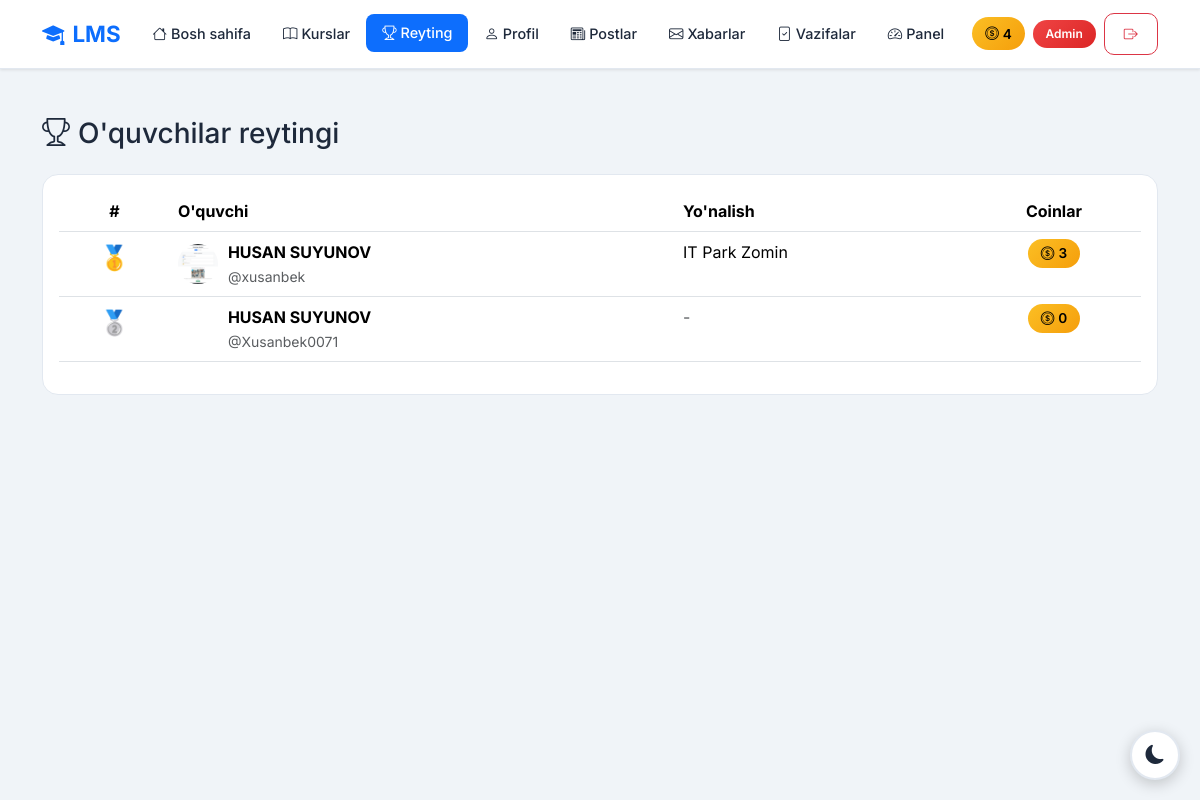
/leaderboard/ (signed in), run on an earlier commit of the app's database.
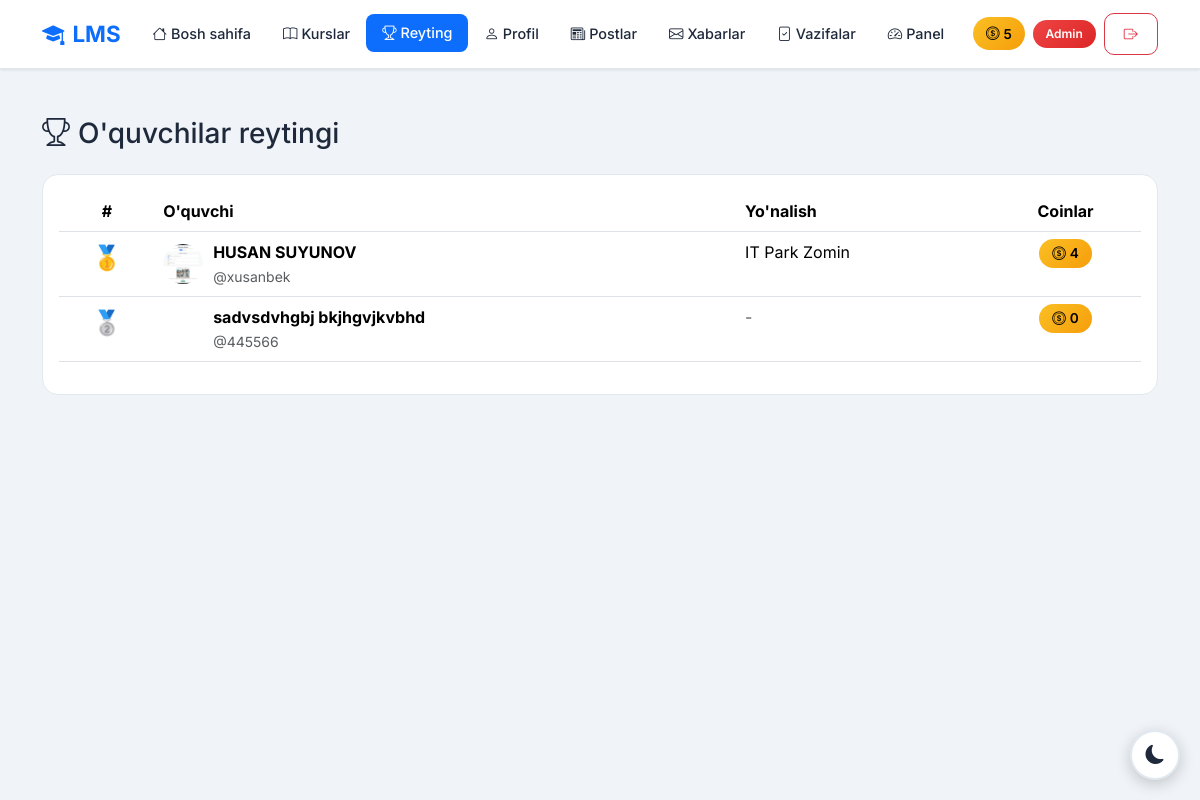
And on a later commit of the database.
### accounts/models.py (models this page shows, shortened)
class CustomUser(AbstractUser):
    ROLE_CHOICES = (
        ('admin', 'Admin'),
        ('teacher', 'O\'qituvchi'),
        ('student', 'O\'quvchi'),
    )
    first_name = models.CharField(max_length=100, verbose_name="Ism")
    last_name = models.CharField(max_length=100, verbose_name="Familiya")
    phone = models.CharField(max_length=20, unique=True, verbose_name="Telefon raqam")
    role = models.CharField(max_length=20, choices=ROLE_CHOICES, default='student', verbose_name="Rol")
    photo = models.ImageField(upload_to='profiles/', blank=True, null=True, verbose_name="Profil rasmi")
    profession = models.ForeignKey(Profession, on_delete=models.SET_NULL, null=True, blank=True, related_name='students', verbose_name="Yo'nalish")
    is_blocked = models.BooleanField(default=False, verbose_name="Bloklangan")
    last_activity = models.DateTimeField(null=True, blank=True, verbose_name="Oxirgi faollik")
    bio = models.TextField(blank=True, null=True, verbose_name="O'zi haqida")
    coins = models.IntegerField(default=0, verbose_name="Coinlar")
    total_online_time = models.IntegerField(default=0, verbose_name="Jami online vaqt (daqiqa)")
    address = models.CharField(max_length=300, blank=True, null=True, verbose_name="Yashash manzili")
    birth_date = models.DateField(null=True, blank=True, verbose_name="Tug'ilgan kuni")
    id_card = models.FileField(upload_to='documents/id_cards/', blank=True, null=True, verbose_name="ID karta/Pasport")
    birth_certificate = models.FileField(upload_to='documents/birth_certificates/', blank=True, null=True, verbose_name="Tug'ilganlik haqida guvohnoma")
    @property
    def is_admin(self):
        return self.role == 'admin'
    @property
    def is_teacher(self):
        return self.role == 'teacher'
    @property
    def full_name(self):
        return f"{self.first_name} {self.last_name}"
    def get_initials(self):
        first = self.first_name[0] if self.first_name else ''
        last = self.last_name[0] if self.last_name else ''
        return f"{first}{last}".upper()
    class Meta:
        verbose_name = "Foydalanuvchi"
        verbose_name_plural = "Foydalanuvchilar"

class Profession(models.Model):
    name = models.CharField(max_length=200, verbose_name="Kasb nomi")
    photo = models.ImageField(upload_to='professions/', verbose_name="Rasm")
    description = models.TextField(verbose_name="Kasb haqida")
    created_at = models.DateTimeField(auto_now_add=True)
    class Meta:
        verbose_name = "Kasb"
        verbose_name_plural = "Kasblar"
        ordering = ['-created_at']

### accounts/views.py (the view)
# urls.py: path('leaderboard/', views.leaderboard, name='leaderboard'),
@login_required
def leaderboard(request):
    students = CustomUser.objects.filter(role='student').order_by('-coins')[:50]
    return render(request, 'accounts/leaderboard.html', {'students': students})

### accounts/management/commands/check_birthdays.py (called while the page is built, shortened)
    def handle(self, *args, **kwargs):
        today = timezone.now().date()
        users = CustomUser.objects.filter(birth_date__day=today.day, birth_date__month=today.month)
        if not users.exists():
            self.stdout.write(self.style.SUCCESS('No birthdays today.'))
            return

### accounts/templates/accounts/leaderboard.html (shortened to what this page needs)
{% extends 'accounts/base.html' %}
{% block content %}
<div class="container mt-5">
    <h3 style="color: var(--primary-blue);" class="mb-4">
        <i class="bi bi-trophy me-2"></i>O'quvchilar reytingi
    </h3>
    <div class="card">
        <div class="card-body">
            {% if students %}
            <div class="table-responsive">
                <table class="table" style="color: var(--text-color);">
                    <thead>
                        <tr>
                            <th class="text-center">#</th>
                            <th>O'quvchi</th>
                            <th>Yo'nalish</th>
                            <th class="text-center">Coinlar</th>
                        </tr>
                    </thead>
                    <tbody>
                        {% for student in students %}
                        <tr {% if student == request.user %}style="background: rgba(13, 110, 253, 0.1);"{% endif %}>
                            <td class="text-center">
                                {% if forloop.counter == 1 %}
                                <span style="font-size: 1.5rem;">🥇</span>
                                {% elif forloop.counter == 2 %}
                                <span style="font-size: 1.5rem;">🥈</span>
                                {% elif forloop.counter == 3 %}
                                <span style="font-size: 1.5rem;">🥉</span>
                                {% else %}
                                <span class="badge bg-secondary">{{ forloop.counter }}</span>
                                {% endif %}
                            </td>
                            <td>
                                <div class="d-flex align-items-center">
                                    {% if student.photo %}
                                    <img src="{{ student.photo.url }}" style="width: 40px; height: 40px; border-radius: 50%; object-fit: cover; margin-right: 10px;">
                                    {% else %}
                                    <div style="width: 40px; height: 40px; border-radius: 50%; background: linear-gradient(135deg, var(--primary-blue), var(--dark-blue)); display: flex; align-items: center; justify-content: center; margin-right: 10px; color: white; font-weight: 600;">
                                    </div>
                                    {% endif %}
                                    <div>
                                        <strong>{{ student.full_name }}</strong>
                                        <br><small class="text-muted">@{{ student.username }}</small>
                                    </div>
                                </div>
                            </td>
                            <td>
                                {% if student.profession %}{{ student.profession.name }}{% else %}<span class="text-muted">-</span>{% endif %}
                            </td>
                            <td class="text-center">
                                <span class="coin-badge">
                                    <i class="bi bi-coin me-1"></i>{{ student.coins }}
                                </span>
                            </td>
                        </tr>
                        {% endfor %}
                    </tbody>
                </table>
            </div>
            {% else %}
            <div class="text-center py-5">
                <i class="bi bi-trophy text-muted" style="font-size: 4rem;"></i>
                <h4 class="mt-3" style="color: var(--text-color);">Hozircha o'quvchilar yo'q</h4>
            </div>
            {% endif %}
        </div>
    </div>
</div>
{% endblock %}

### accounts/templates/accounts/base.html (shortened to what the changed rows need)
<!DOCTYPE html>
<html lang="uz" data-bs-theme="light">
<head>
    <link href="https://cdn.jsdelivr.net/npm/bootstrap@5.3.2/dist/css/bootstrap.min.css" rel="stylesheet">
    <link href="https://cdn.jsdelivr.net/npm/bootstrap-icons@1.11.1/font/bootstrap-icons.css" rel="stylesheet">
</head>
<body>
    {% if user.is_authenticated %}
    <nav class="navbar navbar-expand-lg sticky-top">
        <div class="container">
            <a class="navbar-brand" href="{% url 'home' %}">
                <i class="bi bi-mortarboard-fill me-2"></i>LMS
            </a>
            <div class="collapse navbar-collapse" id="navbarNav">
                <ul class="navbar-nav me-auto mb-2 mb-lg-0">
                    <li class="nav-item">
                        <a class="nav-link {% if request.resolver_match.url_name == 'home' %}active{% endif %}"
                            href="{% url 'home' %}">
                            <i class="bi bi-house me-1"></i>Bosh sahifa
                        </a>
                    </li>
                    <li class="nav-item">
                        <a class="nav-link {% if request.resolver_match.url_name and 'profession' in request.resolver_match.url_name %}active{% endif %}"
                            href="{% url 'professions' %}">
                            <i class="bi bi-book me-1"></i>Kurslar
                        </a>
                    </li>
                    <li class="nav-item">
                        <a class="nav-link {% if request.resolver_match.url_name == 'leaderboard' %}active{% endif %}"
                            href="{% url 'leaderboard' %}">
                            <i class="bi bi-trophy me-1"></i>Reyting
                        </a>
                    </li>
                    <li class="nav-item">
                        <a class="nav-link {% if request.resolver_match.url_name and 'profile' in request.resolver_match.url_name %}active{% endif %}"
                            href="{% url 'profile' %}">
                            <i class="bi bi-person me-1"></i>Profil
                        </a>
                    </li>
                    <li class="nav-item">
                        <a class="nav-link {% if request.resolver_match.app_names and 'blog' in request.resolver_match.app_names %}active{% endif %}"
                            href="{% url 'blog:post_list' %}">
                            <i class="bi bi-newspaper me-1"></i>Postlar
                        </a>
                    </li>
                    <li class="nav-item">
                        <a class="nav-link {% if request.resolver_match.url_name == 'messages' %}active{% endif %}"
                            href="{% url 'messages' %}">
                            <i class="bi bi-envelope me-1"></i>Xabarlar
                        </a>
                    </li>
                    {% if user.is_teacher or user.is_admin %}
                    <li class="nav-item">
                        <a class="nav-link {% if request.resolver_match.url_name == 'homework_submissions' %}active{% endif %}"
                            href="{% url 'homework_submissions' %}">
                            <i class="bi bi-file-check me-1"></i>Vazifalar
                        </a>
                    </li>
                    {% endif %}
                    {% if user.is_admin %}
                    <li class="nav-item">
                        <a class="nav-link {% if 'dashboard' in request.path %}active{% endif %}"
                            href="{% url 'admin_dashboard' %}">
                            <i class="bi bi-speedometer2 me-1"></i>Panel
                        </a>
                    </li>
                    {% endif %}
                </ul>
                <div class="d-flex align-items-center gap-2">
                    <span class="coin-badge">
                        <i class="bi bi-coin me-1"></i>{{ user.coins }}
                    </span>
                    <span class="role-badge role-{{ user.role }}">
                        {% if user.role == 'admin' %}
                        Admin
                        {% elif user.role == 'teacher' %}
                        Ustoz
                        {% else %}
                        O'quvchi
                        {% endif %}
                    </span>
                    <a href="{% url 'logout' %}" class="btn btn-outline-danger btn-sm">
                        <i class="bi bi-box-arrow-right"></i>
                    </a>
                </div>
            </div>
        </div>
    </nav>
    {% endif %}
    <main class="fade-in">
        {% block content %}{% endblock %}
    </main>
</body>
</html>

What changed in the data, as far as the page shows it:
removed CustomUser: full_name "HUSAN SUYUNOV", username "Xusanbek0071", coins "0"
changed CustomUser (number 1 of 3 on the later page): coins "4" → "5"
changed CustomUser "HUSAN SUYUNOV": coins "3" → "4"
added CustomUser: full_name "sadvsdvhgbj bkjhgvjkvbhd", username "445566", coins "0"
